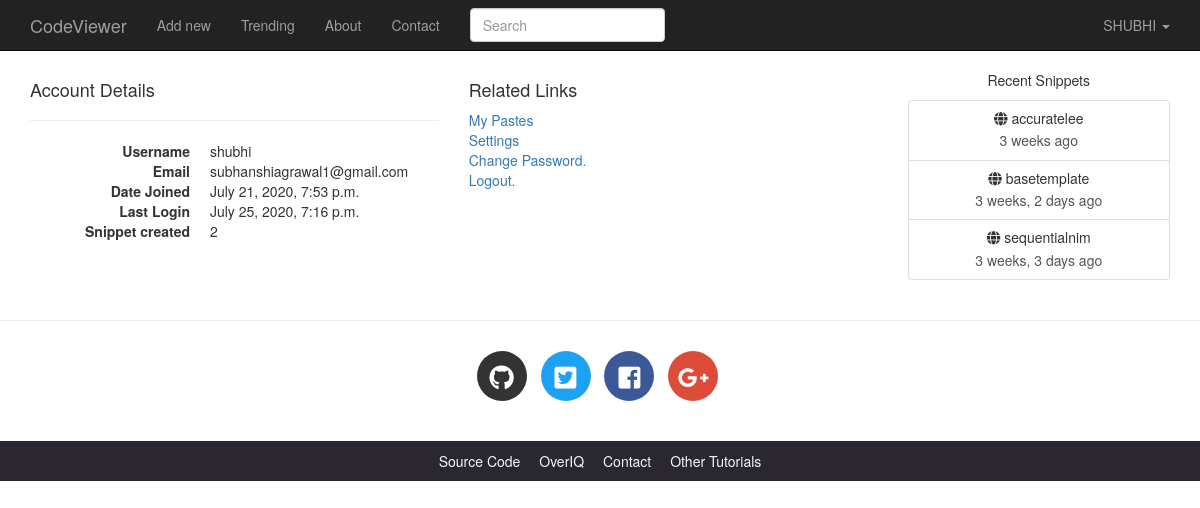
/user_detail/ (signed in), run on the app's committed database.
### codeviewer/models.py (models this page shows, shortened)
class Author(models.Model):
    user=models.OneToOneField(User,related_name='profile',on_delete=models.CASCADE)
    default_language=models.ForeignKey(Language,on_delete=models.CASCADE,default=get_default_language)
    default_exposure=models.CharField(max_length=10,choices=Preference.exposure_choices,default=Preference.snippet_public)
    default_expiration=models.CharField(max_length=10,choices=Preference.expiration_choices,default=Preference.snippet_expire_never)
    private=models.BooleanField(default=False)
    views=models.IntegerField(default=0)
    def get_snippet_count(self):
        return self.user.snippet_set.count()

class Snippet(models.Model):
    title=models.CharField(max_length=100,blank=True)
    orig_code=models.TextField()
    high_code=models.TextField(help_text='readonly field')
    slug=models.SlugField(max_length=100,unique=True,help_text='readonly field')
    expiration=models.CharField(max_length=10,choices=Preference.expiration_choices)
    exposure=models.CharField(max_length=10,choices=Preference.exposure_choices)
    hits=models.IntegerField(default=0,help_text='readonly field')
    created_on=models.DateTimeField(auto_now_add=True)
    user=models.ForeignKey(User,on_delete=models.CASCADE)
    language=models.ForeignKey(Language,on_delete=models.CASCADE)
    tag=models.ManyToManyField('Tag',blank=True)
    def get_absolute_url(self):
        return reverse('codeviewer:snippetdetail',args=[self.slug])
    class Meta:
        ordering=['-created_on']

### codeviewer/views.py (the view)
# urls.py: re_path('^user_detail/$',views.user_detail,name='user_detail'),
@login_required
def user_detail(request):
    user=get_object_or_404(User,id=request.user.id)
    return render(request,'codeviewer/user_detail.html',{'user':user})

### codeviewer/context_processors.py (called while the page is built)
def recent_snippet(request):
    return dict(recent_snippet=Snippet.objects.filter(exposure='public').order_by('-id')[:8])

### codeviewer/templates/codeviewer/user_detail.html (shortened to what this page needs)
{% extends 'codeviewer/base.html' %}
{% block main %}
    <div class="row">
        <div class="col-lg-6 col-md-6 col-sm-6">
            <h4>Account Details</h4>
            <hr>
            <dl class="dl-horizontal">
                <dt>Username</dt>
                <dd>{{ request.user.username }}</dd>
                <dt>Email</dt>
                <dd>{{ request.user.email }}</dd>
                <dt>Date Joined</dt>
                <dd>{{ request.user.date_joined }}</dd>
                <dt>Last Login</dt>
                <dd>{{ request.user.last_login }}</dd>
                <dt>Snippet created</dt>
                <dd>{{ request.user.profile.get_snippet_count|default:0 }}</dd>
            </dl>
        </div>
        <div class="col-lg-6 col-md-6 col-sm-6">
            <h4>Related Links</h4>
            <p>
                <a href="">My Pastes</a> <br>
                <a href="">Settings</a> <br>
                <a href="">Change Password.</a> <br>
                <a href="{% url 'codeviewer:logout' %}">Logout.</a> <br>
            </p>
        </div>
    </div>
{% endblock %}

### codeviewer/templates/codeviewer/base.html (shortened to what this page needs)
<!DOCTYPE html>
<html lang="en">
<head>
    {% load static %}
    {% load humanize %}
    <link rel="stylesheet" href="{% static 'codeviewer/css/bootstrap.min.css' %}" >
    <link rel="stylesheet" href="{% static 'codeviewer/css/bootstrap-select.min.css' %}" >
    <link href="https://use.fontawesome.com/releases/v5.0.7/css/all.css" rel="stylesheet">
    <link rel="stylesheet" href="{% static 'codeviewer/css/main.css' %}">
    <link rel="stylesheet" href="{% static 'codeviewer/css/default.css' %}">
</head>
<body>
<nav class="navbar navbar-default navbar-inverse navbar-fixed-top">
    <div class="container">
        <div class="navbar-header">
            <a class="navbar-brand" href="{% url 'codeviewer:index' %}">CodeViewer</a>
        </div>
        <div class="collapse navbar-collapse" id="bs-example-navbar-collapse-1">
            <ul class="nav navbar-nav">
                <li {% if request.path == '/' %}class='active'{% endif %} >
                    <a href="{% url 'codeviewer:index' %}">Add new</a>
                </li>
                <li {% if request.path == '/trending/' %}class='active'{% endif %}>
                    <a href="{%url 'codeviewer:trendingsnippet' %}">Trending<span class="sr-only">(current)</span></a>
                </li>
                <li {% if request.path == '/about/' %}class='active'{% endif %}>
                    <a href="">About</a>
                </li>
                <li {% if request.path == '/contact/' %}class='active'{% endif %}>
                    <a href="{%url 'codeviewer:contact' %}">Contact</a>
                </li>
            </ul>
            <form action="{% url 'codeviewer:search' %}" class="navbar-form navbar-left" method="get">
                <div class="form-group">
                    <input type="text" name="query" class="form-control" placeholder="Search" value="{{request.GET.query}}">
                </div>
            </form>
            <ul class="nav navbar-nav navbar-right">
                <li class="dropdown">
                    <a href="#" class="dropdown-toggle" data-toggle="dropdown" role="button"
                       aria-haspopup="true" aria-expanded="false">
                        {% if request.user.is_authenticated %}
                            {{ request.user.username|upper }}
                        {% else %}
                            GUEST
                        {% endif %}
                        <span class="caret"></span>
                    </a>
                </li>
            </ul>
        </div>
    </div>
</nav>
<div class="container">
    <div class="row">
        <div class="col-lg-9 col-md-9">
            {% block main %}{% endblock %}
        </div>
        <div class="col-lg-3 col-md-3 text-center hidden-sm hidden-xs">
            <p>Recent Snippets</p>
            <div class="list-group">
              {% for recent in recent_snippet %}
                <a href="{{ recent.get_absolute_url }}" class="list-group-item">
                    <h5 class="list-group-item-heading"><span class="fas fa-globe"
                        "></span> {{ recent.title }}</h5>
                    <p class="list-group-item-text">{{ recent.created_on|naturaltime }}</p>
                </a>
                {% endfor %}
                </div>
          </div>
    </div>
</div>
<hr>
<footer>
    <div class="social-icons">
        <div class="container text-center">
            <ul class="list-inline">
                <li class="list-inline-item social-github">
                    <a href="https://github.com/">
                        <i class="fab fa-github"></i>
                    </a>
                </li>
                <li class="list-inline-item social-twitter">
                    <a href="https://twitter.com/">
                        <i class="fab fa-twitter-square"></i>
                    </a>
                </li>
                <li class="list-inline-item social-facebook">
                    <a href="https://www.facebook.com/">
                        <i class="fab fa-facebook-square"></i>
                    </a>
                </li>
                <li class="list-inline-item social-google-plus">
                    <a href="https://plus.google.com/">
                        <i class="fab fa-google-plus-g"></i>
                    </a>
                </li>
            </ul>
        </div>
    </div>
    <div class="main-footer">
        <div class="container text-center">
            <ul>
                <li><a href="#">Source Code</a></li>
                <li><a href="#">OverIQ</a></li>
                <li><a href="#">Contact</a></li>
                <li><a href="#">Other Tutorials</a></li>
            </ul>
        </div>
    </div>
</footer>
</body>
</html>

### codeviewer/static/codeviewer/css/main.css (style rules this page uses)
body { padding-top: 70px; }
.social-icons { margin: 30px 0; }
footer .social-icons ul.list-inline li a { display: block; width: 50px; height: 50px; color: #fff; border-radius: 100%; font-size: 25px; line-height: 50px; }
footer .social-icons ul.list-inline li.social-github a { background-color: #333; transition: all .2s ease-in-out; }
footer .social-icons ul.list-inline li.social-twitter a { background-color: #1da1f2; transition: all .2s ease-in-out; }
footer .social-icons ul.list-inline li.social-facebook a { background-color: #3b5998; transition: all .2s ease-in-out; }
footer .social-icons ul.list-inline li.social-google-plus a { background-color: #dd4b39; transition: all .2s ease-in-out; }
.main-footer { background-color: #2a2730; }
.main-footer ul { margin-top: 10px; padding-left: 0; }
.main-footer li { display: inline; }
.main-footer li a { color: aliceblue; }
.main-footer li+ li { margin-left: 15px; }

### data on the page
Snippet: title "accuratelee", created_on "3 weeks ago"
Snippet: title "basetemplate", created_on "3 weeks, 2 days ago"
Snippet: title "sequentialnim", created_on "3 weeks, 3 days ago"

### other printed values
{{ request.user.username|upper }} "SHUBHI"
{{ request.user.username }} "shubhi"
{{ request.user.email }} "subhanshiagrawal1@gmail.com"
{{ request.user.date_joined }} "July 21, 2020, 7:53 p.m."
{{ request.user.last_login }} "July 25, 2020, 7:16 p.m."
{{ request.user.profile.get_snippet_count|default:0 }} "2"
